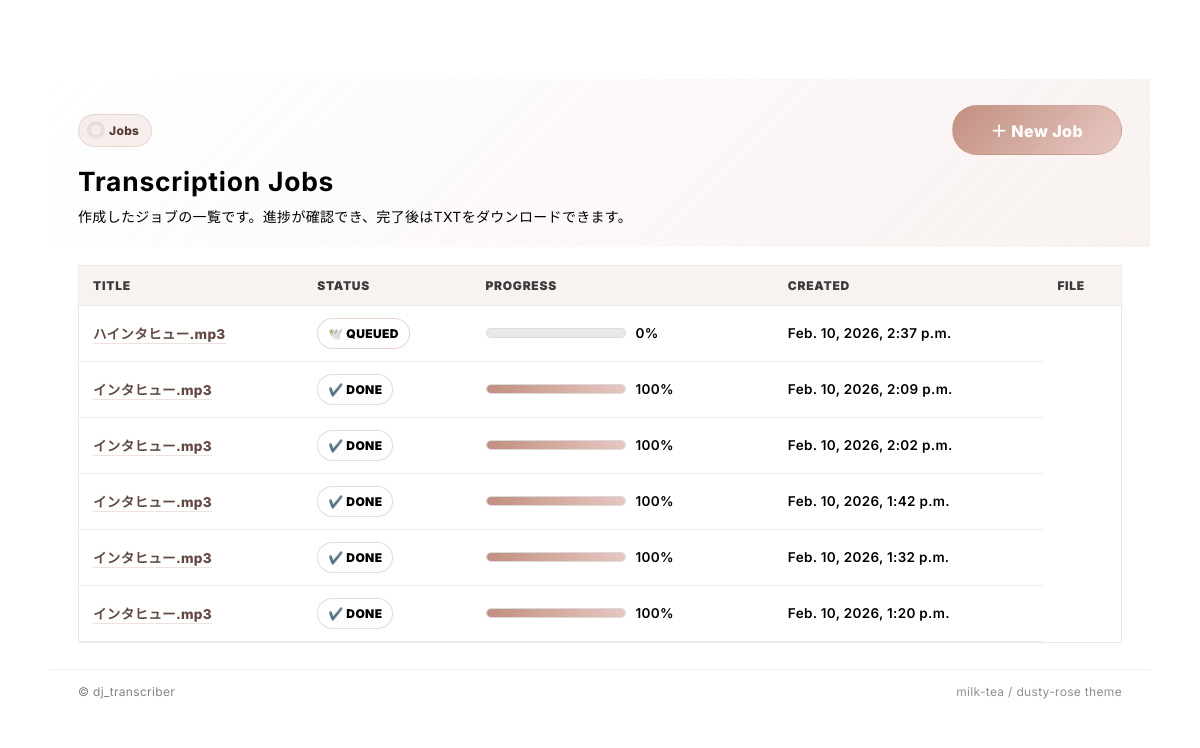
The page / on the database its author committed.
### transcribe/models.py (models this page shows, shortened)
class TranscriptionJob(models.Model):
    STATUS_CHOICES = [
        ("queued", "queued"),
        ("running", "running"),
        ("done", "done"),
        ("error", "error"),
    ]
    created_at = models.DateTimeField(auto_now_add=True)
    started_at = models.DateTimeField(null=True, blank=True)
    finished_at = models.DateTimeField(null=True, blank=True)
    status = models.CharField(max_length=16, choices=STATUS_CHOICES, default="queued")
    progress = models.PositiveIntegerField(default=0)
    model_name = models.CharField(max_length=32, default="small")  # base/small/medium
    segment_sec = models.PositiveIntegerField(default=600)          # 10min
    language = models.CharField(max_length=8, default="ja")         # ja/en/auto
    input_file = models.FileField(upload_to="input/")
    output_text = models.TextField(blank=True, default="")
    error_message = models.TextField(blank=True, default="")
    original_filename = models.CharField(max_length=255, blank=True, default="")
    diarize = models.BooleanField(default=True)
    @property
    def display_filename(self):
        if not self.input_file:
            return ""
        base = os.path.basename(self.input_file.name)
        name, ext = os.path.splitext(base)
        name = re.sub(r"_[A-Za-z0-9]{6,10}$", "", name)
        return f"{name}{ext}"

### transcribe/views.py (the view)
# urls.py: path("", views.job_list, name="job_list"),
def job_list(request):
    jobs = TranscriptionJob.objects.order_by("-created_at")[:50]
    return render(request, "transcribe/job_list.html", {"jobs": jobs})

### transcribe/templates/transcribe/job_list.html (shortened to what this page needs)
{% load static %}
<!doctype html>
<html lang="ja">
<head>
</head>
<body>
  <div class="wrap">
    <div class="card" role="main">
      <div class="header">
        <div class="topbar">
          <div class="badge"><span class="dot"></span> Jobs</div>
          <a class="btn" href="{% url 'job_create' %}">＋ New Job</a>
        </div>
        <h1>Transcription Jobs</h1>
        <p class="sub">
          作成したジョブの一覧です。進捗が確認でき、完了後はTXTをダウンロードできます。
        </p>
      </div>
      <div class="content">
        <div class="tableWrap">
          {% if jobs %}
            <table>
              <thead>
                <tr>
                  <th>Title</th>
                  <th>Status</th>
                  <th>Progress</th>
                  <th>Created</th>
                  <th>File</th>
                </tr>
              </thead>
<tbody>
  {% for j in jobs %}
  <tr>
<td>
  <a class="jobLink" href="{% url 'job_detail' j.id %}">
    {% if j.input_file %}
      {{ j.display_filename }}
    {% else %}
      Transcription
    {% endif %}
  </a>
</td>
    <td>
      {% if j.status == "done" %}
        <span class="pill pillDone">✔️ DONE</span>
      {% elif j.status == "running" %}
        <span class="pill pillRun">🫧 RUNNING</span>
      {% elif j.status == "queued" %}
        <span class="pill pillRun">🕊️ QUEUED</span>
      {% else %}
        <span class="pill pillErr">⚠️ ERROR</span>
      {% endif %}
    </td>
    <td>
      <div style="display:flex; align-items:center; gap:10px;">
        <div class="progressBar" aria-label="progress">
          <div class="progressFill" style="width: {{ j.progress }}%;"></div>
        </div>
        <span class="muted">{{ j.progress }}%</span>
      </div>
    </td>
    <td class="muted">{{ j.created_at }}</td>
  </tr>
  {% endfor %}
</tbody>
            </table>
          {% else %}
            <div class="empty">
              まだジョブがありません。<br>
              右上の <b>「＋ New Job」</b> から最初のジョブを作成してみてください 🕊️
            </div>
          {% endif %}
        </div>
      </div>
      <div class="footer">
        <div>© dj_transcriber</div>
        <div style="opacity:.9;">milk-tea / dusty-rose theme</div>
      </div>
    </div>
  </div>
</body>
</html>

### transcribe/templates/transcribe/job_list.html (style rules this page uses)
:root { --bg: #fbfaf9; --card: rgba(255,255,255,.86); --text: #2b2b2b; --muted: #6b6b6b; --line: rgba(40,40,40,.10); --accent: #c08a7a; --accent2: #e6c6c0; --accent3: #f3e7e4; --shadow: 0 16px 40px rgba(25,25,25,.10); --shadow2: 0 10px 22px rgba(25,25,25,.08); --radius: 22px; --radius2: 16px; --focus: 0 0 0 4px rgba(192,138,122,.20); --ok: #2e7d32; --warn: #c07c2f; --err: #c62828; }
* { box-sizing: border-box; }
html,body { height:100%; }
body { margin:0; color: var(--text); background: radial-gradient(900px 500px at 20% 10%, rgba(230,198,192,.35), transparent 60%), radial-gradient(900px 500px at 80% 20%, rgba(192,138,122,.22), transparent 55%), radial-gradient(900px 500px at 60% 90%, rgba(243,231,228,.70), transparent 55%), var(--bg); font-family: "Zen Kaku Gothic New", "Inter", system-ui, -apple-system, Segoe UI, Roboto, "Helvetica Neue", Arial, "Noto Sans JP", sans-serif; letter-spacing: .02em; }
.wrap { min-height:100%; display:flex; align-items:center; justify-content:center; padding: 28px 16px; }
.card { width: min(1100px, 100%); background: var(--card); border: 1px solid var(--line); border-radius: var(--radius); box-shadow: var(--shadow); overflow:hidden; backdrop-filter: blur(10px); }
.header { padding: 26px 28px 18px; border-bottom: 1px solid var(--line); background: linear-gradient(135deg, rgba(255,255,255,.70), rgba(243,231,228,.55)); }
.topbar { display:flex; align-items:center; justify-content:space-between; gap: 14px; margin-bottom: 10px; flex-wrap: wrap; }
.badge { display:inline-flex; align-items:center; gap: 8px; padding: 8px 12px; border-radius: 999px; border: 1px solid rgba(192,138,122,.25); background: rgba(243,231,228,.70); color: #553b35; font-size: 12px; font-weight: 800; }
.dot { width:10px; height:10px; border-radius:999px; background: var(--accent); box-shadow: 0 0 0 4px rgba(192,138,122,.18); }
h1 { margin: 0; font-size: clamp(22px, 2.2vw, 28px); letter-spacing: .03em; }
.sub { margin: 8px 0 0; color: var(--muted); font-size: 14px; line-height: 1.7; }
.btn { display:inline-flex; align-items:center; justify-content:center; gap: 10px; padding: 12px 16px; border-radius: 999px; border: 1px solid rgba(192,138,122,.35); background: linear-gradient(135deg, rgba(192,138,122,.95), rgba(230,198,192,.95)); color: #fff; font-weight: 800; letter-spacing: .03em; cursor:pointer; box-shadow: var(--shadow2); transition: transform .08s ease, filter .15s ease, box-shadow .15s ease; text-decoration:none; min-width: 170px; white-space: nowrap; }
.content { padding: 18px 28px 26px; }
.tableWrap { border-radius: var(--radius2); border: 1px solid rgba(40,40,40,.10); overflow:hidden; background: rgba(255,255,255,.82); }
table { width:100%; border-collapse: collapse; font-size: 13.5px; }
thead th { text-align:left; padding: 12px 14px; background: rgba(243,231,228,.55); border-bottom: 1px solid rgba(40,40,40,.10); color: #3b3b3b; font-size: 12px; letter-spacing: .06em; text-transform: uppercase; font-weight: 900; }
tbody td { padding: 12px 14px; border-bottom: 1px solid rgba(40,40,40,.08); vertical-align: middle; }
.jobLink { color: rgba(90,62,55,.95); text-decoration: none; font-weight: 800; border-bottom: 1px solid rgba(192,138,122,.25); padding-bottom: 1px; }
.pill { display:inline-flex; align-items:center; gap: 8px; padding: 7px 10px; border-radius: 999px; border: 1px solid rgba(40,40,40,.12); background: rgba(255,255,255,.70); font-weight: 900; letter-spacing: .03em; font-size: 12px; white-space: nowrap; }
.pillDone { border-color: rgba(46,125,50,.20); }
.pillRun { border-color: rgba(192,138,122,.35); }
.progressBar { width: 140px; height: 10px; border-radius: 999px; background: rgba(40,40,40,.10); overflow:hidden; border: 1px solid rgba(40,40,40,.08); }
.progressFill { height:100%; width: 0%; border-radius: 999px; background: linear-gradient(90deg, rgba(192,138,122,.95), rgba(230,198,192,.95)); }
.muted { color: var(--muted); font-weight: 600; }
.footer { padding: 14px 28px 22px; color: rgba(90,90,90,.75); font-size: 12px; display:flex; align-items:center; justify-content:space-between; gap: 10px; border-top: 1px solid rgba(40,40,40,.08); background: rgba(255,255,255,.35); }

### rows shown on the page
TranscriptionJob: display_filename "ハインタヒュー.mp3", status "🕊️ QUEUED", progress "0", created_at "Feb. 10, 2026, 2:37 p.m."
TranscriptionJob: display_filename "インタヒュー.mp3", status "✔️ DONE", progress "100", created_at "Feb. 10, 2026, 2:09 p.m."
TranscriptionJob: display_filename "インタヒュー.mp3", status "✔️ DONE", progress "100", created_at "Feb. 10, 2026, 2:02 p.m."
TranscriptionJob: display_filename "インタヒュー.mp3", status "✔️ DONE", progress "100", created_at "Feb. 10, 2026, 1:42 p.m."
TranscriptionJob: display_filename "インタヒュー.mp3", status "✔️ DONE", progress "100", created_at "Feb. 10, 2026, 1:32 p.m."
TranscriptionJob: display_filename "インタヒュー.mp3", status "✔️ DONE", progress "100", created_at "Feb. 10, 2026, 1:20 p.m."
